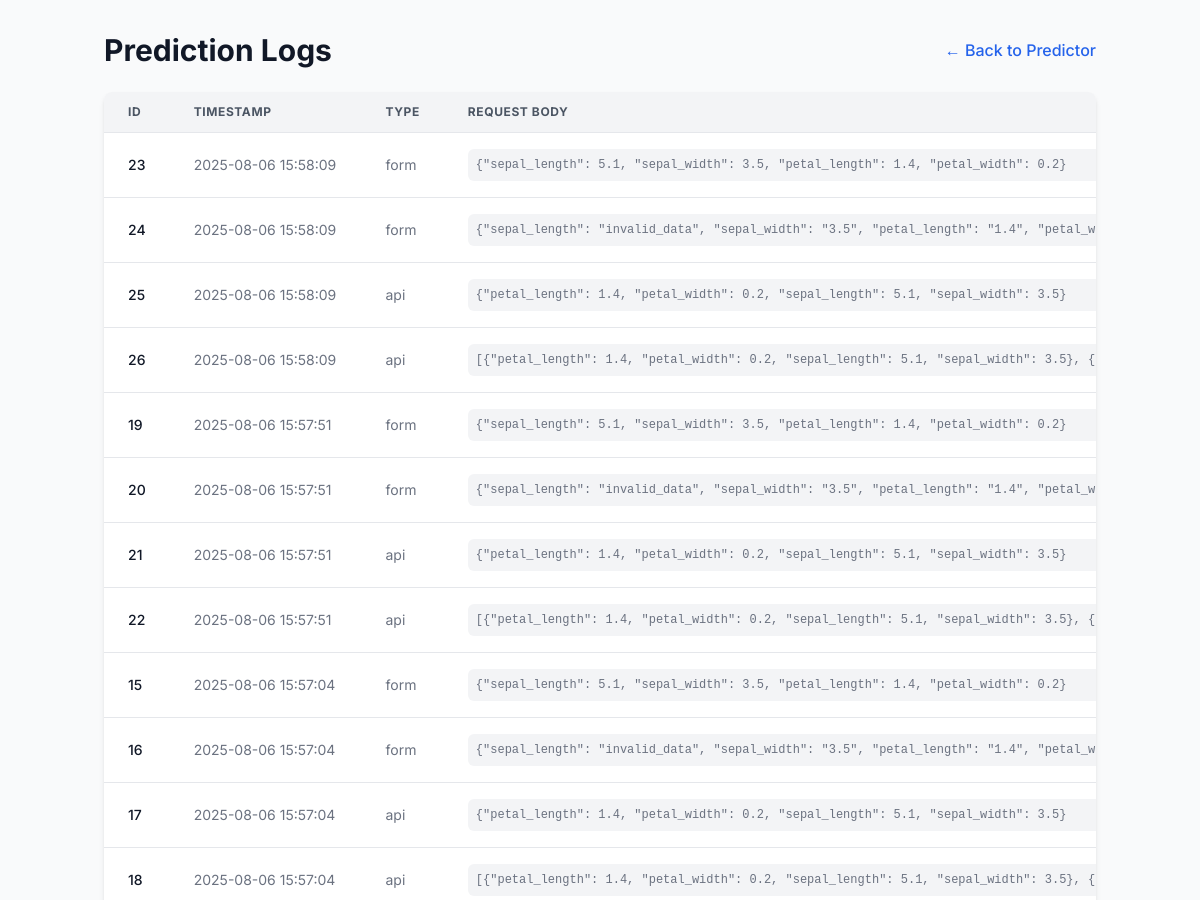
/view_logs (upper part), run on an earlier commit of the app's database.
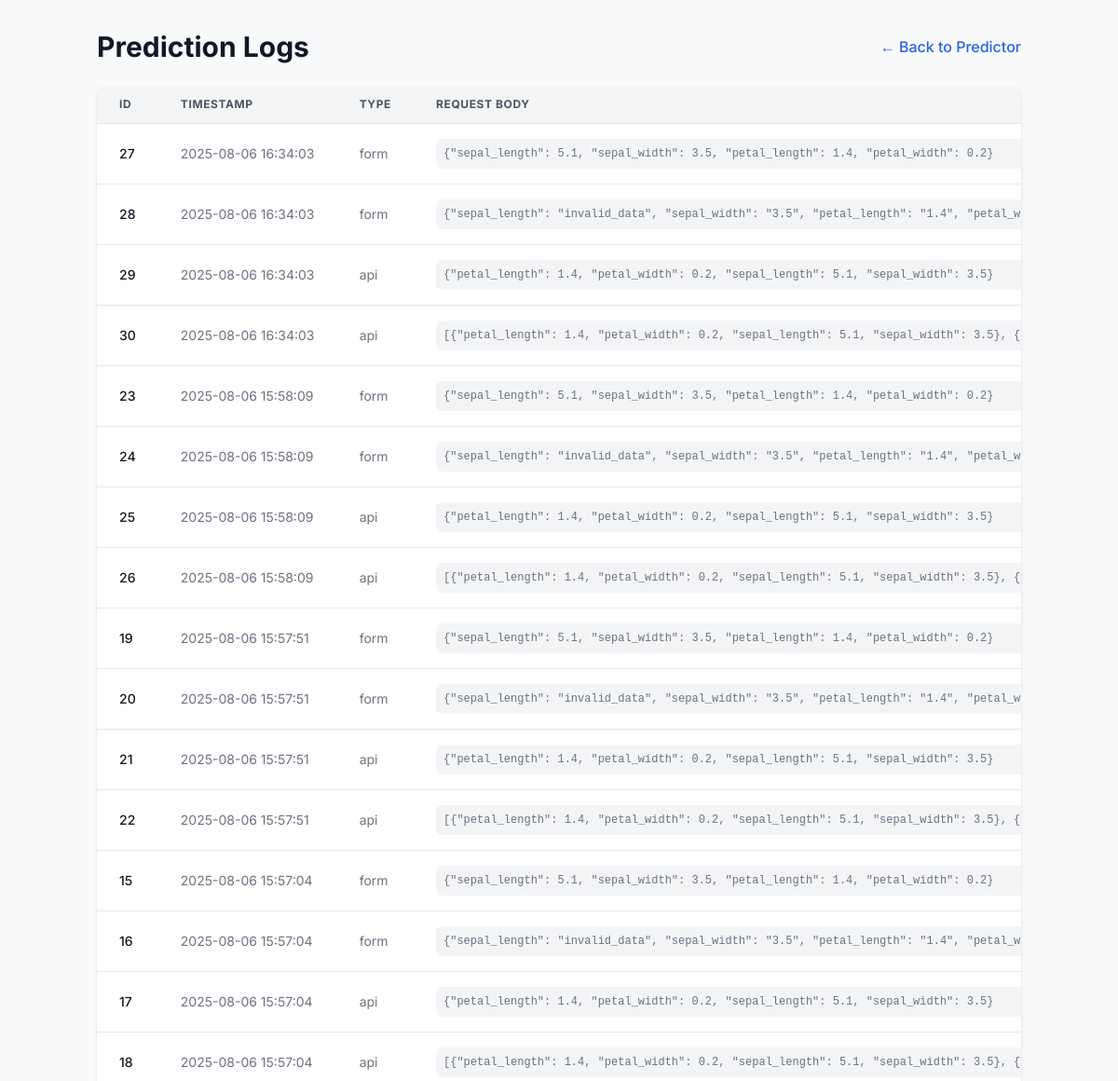
And on a later commit of the database.
### tables this page shows
CREATE TABLE predictions (
  id INTEGER PRIMARY KEY AUTOINCREMENT,
  timestamp DATETIME DEFAULT CURRENT_TIMESTAMP,
  request_type TEXT NOT NULL,
  request_body TEXT NOT NULL,
  prediction_output TEXT NOT NULL,
  status TEXT NOT NULL
);

### app/Iris_predictor.py (the view)
@app.route('/view_logs')
def view_logs_html():
    logs = database.query_logs()
    return render_template('logs.html', logs=logs)

### app/Iris_predictor.py (called while the page is built)
@app.before_request
def before_request_timing():
    g.start_time = time.monotonic()

@app.after_request
def after_request_timing(response):
    if 'start_time' in g:
        duration_ms = (time.monotonic() - g.start_time) * 1000
        response_times.append(duration_ms)
    return response

### app/database.py (called while the page is built)
def get_db():
    if 'db' not in g:
        os.makedirs(DATABASE_FOLDER, exist_ok=True)
        g.db = sqlite3.connect(DATABASE_PATH, detect_types=sqlite3.PARSE_DECLTYPES)
        g.db.row_factory = sqlite3.Row
    return g.db

def query_logs():
    db = get_db()
    logs = db.execute(
        'SELECT id, timestamp, request_type, request_body, prediction_output, status '
        'FROM predictions ORDER BY timestamp DESC'
    ).fetchall()
    return [dict(log) for log in logs]

### app/metrics.py (called while the page is built)
@metrics_bp.before_app_request
def before_request_timing():
    g.start_time = time.monotonic() # High-resolution monotonic clock for accurate timing
    REQUEST_COUNT.inc() # Increment the Prometheus counter for total requests

@metrics_bp.after_app_request
def after_request_timing(response):
    if 'start_time' in g: # Check if start_time was recorded (it should be by before_request_timing)
        duration_seconds = time.monotonic() - g.start_time # Calculate duration in seconds
        duration_ms = duration_seconds * 1000 # Convert to milliseconds
        response_times_deque.append(duration_ms) # Add to deque for rolling average
        AVG_RESPONSE_TIME_GAUGE.set(sum(response_times_deque) / len(response_times_deque) if response_times_deque else 0)
        REQUEST_LATENCY_HISTOGRAM.observe(duration_seconds)
    return response

### app/templates/logs.html (shortened to what this page needs)
<!DOCTYPE html>
<html lang="en">
<head>
    <script src="https://cdn.tailwindcss.com"></script>
</head>
<body class="bg-gray-50 text-gray-800">
    <div class="container mx-auto px-4 py-8">
        <div class="flex justify-between items-center mb-6">
            <h1 class="text-3xl font-bold text-gray-900">Prediction Logs</h1>
            <a href="/" class="text-blue-600 hover:text-blue-800 font-medium transition-colors"> &larr; Back to Predictor</a>
        </div>
        <div class="bg-white shadow-md rounded-lg overflow-hidden">
            <div class="overflow-x-auto">
                <table class="min-w-full divide-y divide-gray-200">
                    <thead class="bg-gray-100">
                        <tr>
                            <th scope="col" class="px-6 py-3 text-left text-xs font-bold text-gray-600 uppercase tracking-wider">ID</th>
                            <th scope="col" class="px-6 py-3 text-left text-xs font-bold text-gray-600 uppercase tracking-wider">Timestamp</th>
                            <th scope="col" class="px-6 py-3 text-left text-xs font-bold text-gray-600 uppercase tracking-wider">Type</th>
                            <th scope="col" class="px-6 py-3 text-left text-xs font-bold text-gray-600 uppercase tracking-wider">Request Body</th>
                        </tr>
                    </thead>
                    <tbody class="bg-white divide-y divide-gray-200">
                        {% for log in logs %}
                        <tr>
                            <td class="px-6 py-4 whitespace-nowrap text-sm font-medium text-gray-900">{{ log.id }}</td>
                            <td class="px-6 py-4 whitespace-nowrap text-sm text-gray-500">{{ log.timestamp }}</td>
                            <td class="px-6 py-4 whitespace-nowrap text-sm text-gray-500">{{ log.request_type }}</td>
                            <td class="px-6 py-4 text-sm text-gray-500"><pre class="bg-gray-100 p-2 rounded-md font-mono text-xs">{{ log.request_body }}</pre></td>
                        </tr>
                        {% endfor %}
                    </tbody>
                </table>
            </div>
        </div>
    </div>
</body>
</html>

### app/templates/logs.html (style rules this page uses)
body { font-family: 'Inter', sans-serif; }

What changed in the data, as far as the page shows it:
added predictions: id "27", timestamp "2025-08-06 16:34:03", request_type "form", request_body "{\"sepal_length\": 5.1, \"sepal_width\": 3.5, \"petal_length\": 1.4, \"petal_width\": 0.2}"
added predictions: id "28", timestamp "2025-08-06 16:34:03", request_type "form", request_body "{\"sepal_length\": \"invalid_data\", \"sepal_width\": \"3.5\", \"petal_length\": \"1.4\",…"
added predictions: id "29", timestamp "2025-08-06 16:34:03", request_type "api", request_body "{\"petal_length\": 1.4, \"petal_width\": 0.2, \"sepal_length\": 5.1, \"sepal_width\": 3.5}"
added predictions: id "30", timestamp "2025-08-06 16:34:03", request_type "api", request_body "[{\"petal_length\": 1.4, \"petal_width\": 0.2, \"sepal_length\": 5.1, \"sepal_width\": 3.5},…"
